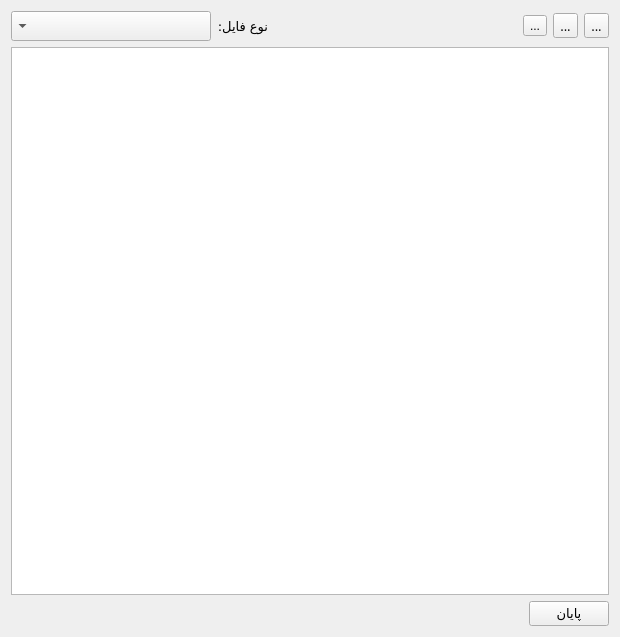
<?xml version="1.0" encoding="UTF-8"?>
<ui version="4.0">
 <class>Form1</class>
 <widget class="QWidget" name="Form1">
  <property name="geometry">
   <rect>
    <x>0</x>
    <y>0</y>
    <width>620</width>
    <height>637</height>
   </rect>
  </property>
  <property name="windowTitle">
   <string>Fix Persian Subtitle</string>
  </property>
  <property name="windowIcon">
   <iconset resource="resources.qrc">
    <normaloff>:/pic/gnome-subtitles.svg</normaloff>:/pic/gnome-subtitles.svg</iconset>
  </property>
  <property name="layoutDirection">
   <enum>Qt::LeftToRight</enum>
  </property>
  <property name="autoFillBackground">
   <bool>true</bool>
  </property>
  <layout class="QVBoxLayout" name="verticalLayout">
   <item>
    <layout class="QHBoxLayout" name="horizontalLayout_2">
     <item>
      <widget class="QComboBox" name="cmbcodec">
       <property name="minimumSize">
        <size>
         <width>200</width>
         <height>30</height>
        </size>
       </property>
       <property name="font">
        <font>
         <family>Noto Naskh Arabic UI</family>
         <pointsize>10</pointsize>
        </font>
       </property>
       <property name="layoutDirection">
        <enum>Qt::RightToLeft</enum>
       </property>
      </widget>
     </item>
     <item>
      <widget class="QLabel" name="label">
       <property name="font">
        <font>
         <family>Noto Naskh Arabic UI</family>
         <pointsize>10</pointsize>
        </font>
       </property>
       <property name="text">
        <string>نوع فایل:</string>
       </property>
      </widget>
     </item>
     <item>
      <spacer name="horizontalSpacer_2">
       <property name="orientation">
        <enum>Qt::Horizontal</enum>
       </property>
       <property name="sizeHint" stdset="0">
        <size>
         <width>40</width>
         <height>20</height>
        </size>
       </property>
      </spacer>
     </item>
     <item>
      <widget class="QToolButton" name="toolButton_3">
       <property name="text">
        <string>...</string>
       </property>
       <property name="icon">
        <iconset resource="resources.qrc">
         <normaloff>:/pic/font.png</normaloff>:/pic/font.png</iconset>
       </property>
       <property name="iconSize">
        <size>
         <width>24</width>
         <height>24</height>
        </size>
       </property>
      </widget>
     </item>
     <item>
      <widget class="QToolButton" name="toolButton_2">
       <property name="font">
        <font>
         <family>Noto Naskh Arabic UI</family>
         <pointsize>10</pointsize>
        </font>
       </property>
       <property name="text">
        <string>...</string>
       </property>
       <property name="icon">
        <iconset resource="resources.qrc">
         <normaloff>:/pic/document-save.png</normaloff>:/pic/document-save.png</iconset>
       </property>
       <property name="iconSize">
        <size>
         <width>24</width>
         <height>24</height>
        </size>
       </property>
      </widget>
     </item>
     <item>
      <widget class="QToolButton" name="toolButton">
       <property name="font">
        <font>
         <family>Noto Naskh Arabic UI</family>
         <pointsize>10</pointsize>
        </font>
       </property>
       <property name="text">
        <string>...</string>
       </property>
       <property name="icon">
        <iconset resource="resources.qrc">
         <normaloff>:/pic/folder-symbolic.svg</normaloff>:/pic/folder-symbolic.svg</iconset>
       </property>
       <property name="iconSize">
        <size>
         <width>24</width>
         <height>24</height>
        </size>
       </property>
      </widget>
     </item>
    </layout>
   </item>
   <item>
    <widget class="QPlainTextEdit" name="textEdit">
     <property name="font">
      <font>
       <family>Noto Naskh Arabic UI</family>
       <pointsize>10</pointsize>
      </font>
     </property>
     <property name="layoutDirection">
      <enum>Qt::RightToLeft</enum>
     </property>
     <property name="locale">
      <locale language="Arabic" country="Egypt"/>
     </property>
     <property name="readOnly">
      <bool>true</bool>
     </property>
    </widget>
   </item>
   <item>
    <layout class="QHBoxLayout" name="horizontalLayout">
     <item>
      <spacer name="horizontalSpacer">
       <property name="orientation">
        <enum>Qt::Horizontal</enum>
       </property>
       <property name="sizeHint" stdset="0">
        <size>
         <width>40</width>
         <height>20</height>
        </size>
       </property>
      </spacer>
     </item>
     <item>
      <widget class="QPushButton" name="pushButton">
       <property name="font">
        <font>
         <family>Noto Naskh Arabic UI</family>
         <pointsize>10</pointsize>
        </font>
       </property>
       <property name="text">
        <string>پایان</string>
       </property>
      </widget>
     </item>
    </layout>
   </item>
  </layout>
 </widget>
 <layoutdefault spacing="6" margin="11"/>
 <tabstops>
  <tabstop>textEdit</tabstop>
  <tabstop>cmbcodec</tabstop>
  <tabstop>toolButton</tabstop>
  <tabstop>toolButton_2</tabstop>
  <tabstop>toolButton_3</tabstop>
  <tabstop>pushButton</tabstop>
 </tabstops>
 <resources>
  <include location="resources.qrc"/>
 </resources>
 <connections>
  <connection>
   <sender>pushButton</sender>
   <signal>clicked()</signal>
   <receiver>Form1</receiver>
   <slot>close()</slot>
   <hints>
    <hint type="sourcelabel">
     <x>562</x>
     <y>614</y>
    </hint>
    <hint type="destinationlabel">
     <x>616</x>
     <y>492</y>
    </hint>
   </hints>
  </connection>
  <connection>
   <sender>toolButton</sender>
   <signal>clicked()</signal>
   <receiver>Form1</receiver>
   <slot>show()</slot>
   <hints>
    <hint type="sourcelabel">
     <x>593</x>
     <y>19</y>
    </hint>
    <hint type="destinationlabel">
     <x>432</x>
     <y>8</y>
    </hint>
   </hints>
  </connection>
  <connection>
   <sender>toolButton</sender>
   <signal>clicked()</signal>
   <receiver>textEdit</receiver>
   <slot>setFocus()</slot>
   <hints>
    <hint type="sourcelabel">
     <x>603</x>
     <y>21</y>
    </hint>
    <hint type="destinationlabel">
     <x>499</x>
     <y>124</y>
    </hint>
   </hints>
  </connection>
 </connections>
</ui>
